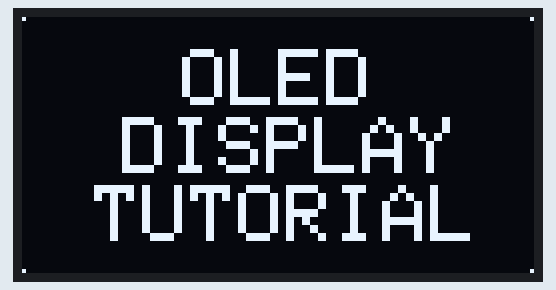
This sketch was run on a simulated Arduino Uno, built with avr-gcc and run on an emulated ATmega328P. On the bench: 128×64 one-colour display.

Above: at 0.1 s.

The sketch:

OLED_ARDUINO.ino
```cpp
#include <Wire.h>
#include <Adafruit_SSD1306.h>
#include <Adafruit_GFX.h>

// OLED display TWI address
#define OLED_ADDR   0x3C

Adafruit_SSD1306 display(-1);

#if (SSD1306_LCDHEIGHT != 64)
#error("Height incorrect, please fix Adafruit_SSD1306.h!");
#endif

void setup() {
  // initialize and clear display
  display.begin(SSD1306_SWITCHCAPVCC, OLED_ADDR);
  display.clearDisplay();
  display.display();

  // display a pixel in each corner of the screen
  display.drawPixel(0, 0, WHITE);
  display.drawPixel(127, 0, WHITE);
  display.drawPixel(0, 63, WHITE);
  display.drawPixel(127, 63, WHITE);

  // display a line of text
  display.setTextSize(2);
  display.setTextColor(WHITE);
  //display.setCursor(27,30);
  //display.print("Hello,World!");
  display.setCursor(40,8);
  display.print("OLED");
  display.setCursor(25,25);
  display.print("DISPLAY");
  display.setCursor(18,42);
  display.print("TUTORIAL");
  // update display with all of the above graphics
  display.display();
}

void loop() {
  // put your main code here, to run repeatedly:

}
```
